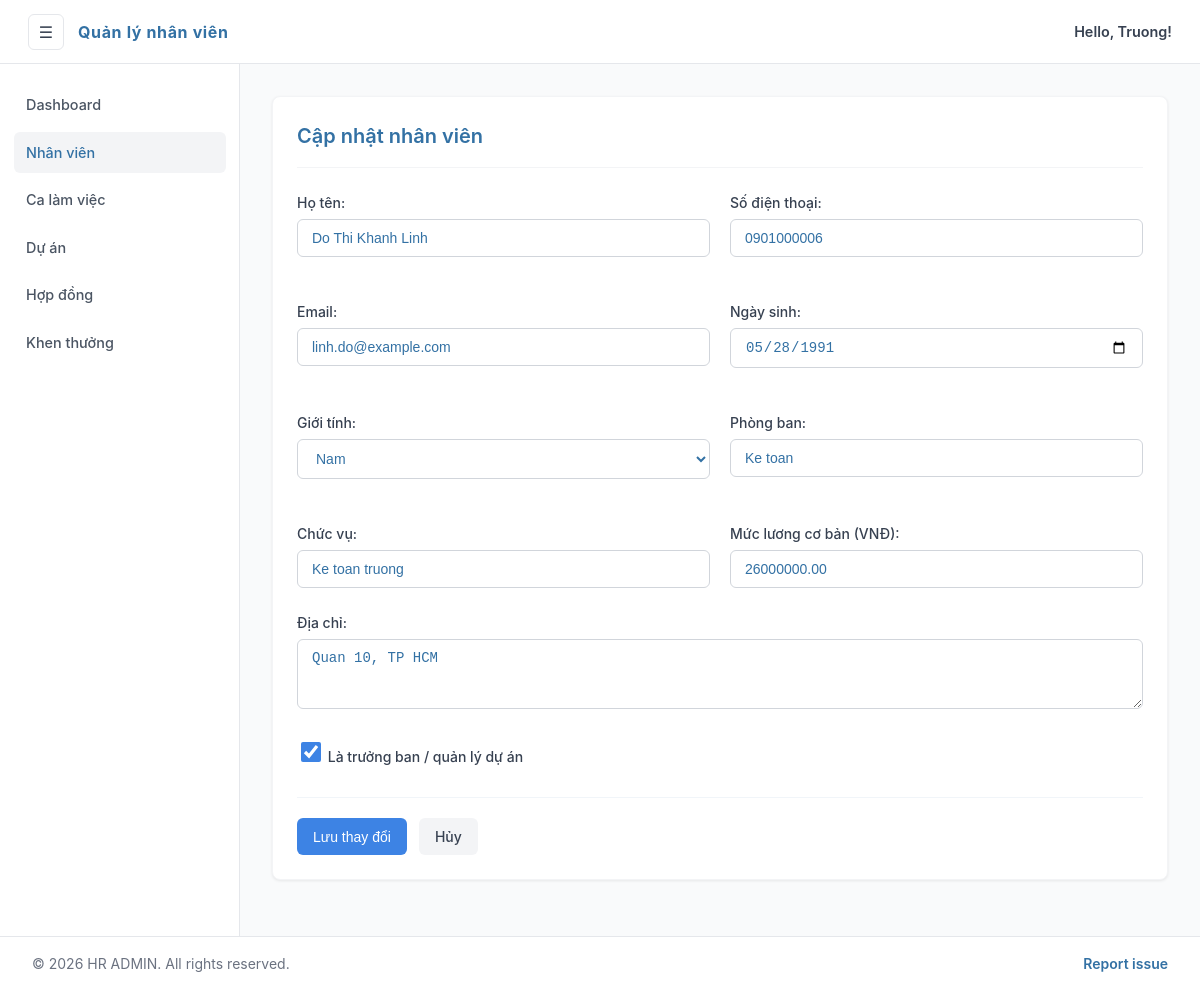
Screenshot of /php-web/nhan_vien/sua.php?id=6 with the database file from the repository.
### tables this page shows
CREATE TABLE IF NOT EXISTS Nhan_vien (
    id INT AUTO_INCREMENT PRIMARY KEY,
    ten VARCHAR(255) NOT NULL,
    sdt VARCHAR(15),
    email VARCHAR(255),
    dia_chi TEXT,
    ngay_sinh DATE,
    gioi_tinh VARCHAR(10),
    phong_ban VARCHAR(100),
    chuc_vu VARCHAR(100),
    truong_ban BOOLEAN DEFAULT FALSE,
    luong DECIMAL(15, 2)
);

### php-web/nhan_vien/sua.php (the view, shortened to what this page needs)
<?php
require_once '../includes/db_connect.php';
include '../includes/header.php';
$id = isset($_GET['id']) ? (int) $_GET['id'] : 0;
$stmt = $mysqli->prepare("SELECT * FROM Nhan_vien WHERE id = ?");
$stmt->bind_param("i", $id);
$stmt->execute();
$emp = $stmt->get_result()->fetch_assoc();
?>
<div class="card">
    <h2>Cập nhật nhân viên</h2>
    <form method="POST">
        <div class="form-grid-2">
            <div class="form-group">
                <label>Họ tên:</label>
                <input type="text" name="ten" class="form-control" value="<?= htmlspecialchars($emp['ten']) ?>" required>
            </div>
            <div class="form-group">
                <label>Số điện thoại:</label>
                <input type="text" name="sdt" class="form-control" value="<?= htmlspecialchars($emp['sdt']) ?>">
            </div>
            <div class="form-group">
                <label>Email:</label>
                <input type="email" name="email" class="form-control" value="<?= htmlspecialchars($emp['email']) ?>">
            </div>
            <div class="form-group">
                <label>Ngày sinh:</label>
                <input type="date" name="ngay_sinh" class="form-control" value="<?= htmlspecialchars($emp['ngay_sinh']) ?>">
            </div>
            <div class="form-group">
                <label>Giới tính:</label>
                <select name="gioi_tinh" class="form-control">
                    <option value="Nam" <?= $emp['gioi_tinh'] == 'Nam' ? 'selected' : '' ?>>Nam</option>
                </select>
            </div>
            <div class="form-group">
                <label>Phòng ban:</label>
                <input type="text" name="phong_ban" class="form-control" list="department-suggestions" value="<?= htmlspecialchars($emp['phong_ban']) ?>">
            </div>
            <div class="form-group">
                <label>Chức vụ:</label>
                <input type="text" name="chuc_vu" class="form-control" list="role-suggestions" value="<?= htmlspecialchars($emp['chuc_vu']) ?>">
            </div>
            <div class="form-group">
                <label>Mức lương cơ bản (VNĐ):</label>
                <input type="number" name="luong" class="form-control" value="<?= htmlspecialchars($emp['luong']) ?>">
            </div>
        </div>
        <div class="form-group">
            <label>Địa chỉ:</label>
            <textarea name="dia_chi" class="form-control" rows="3"><?= htmlspecialchars($emp['dia_chi']) ?></textarea>
        </div>
        <div class="form-group">
            <label class="inline-checkbox">
                <input type="checkbox" name="truong_ban" value="1" class="checkbox-lg"
                    <?= $emp['truong_ban'] ? 'checked' : '' ?>>
                Là trưởng ban / quản lý dự án
            </label>
        </div>
        <div class="form-actions">
            <button type="submit" class="btn btn-primary">Lưu thay đổi</button>
            <a href="index.php" class="btn btn-secondary">Hủy</a>
        </div>
    </form>
</div>
<?php include '../includes/footer.php'; ?>

### php-web/assets/css/style.css (style rules this page uses)
:root { --primary-color: #3d83e4; --primary-hover: #0a63d8; --success-color: #10b981; --danger-color: #ef4444; --warning-color: #f59e0b; --dark-color: #3371a4; --light-color: #6b7280; --light-bg: #f9fafb; --border-color: #e5e7eb; --sidebar-width: 240px; --sidebar-collapsed-width: 0px; --transition: all 0.2s ease; }
* { box-sizing: border-box; }
body { font-family: -apple-system, BlinkMacSystemFont, "Inter", "Segoe UI", Roboto, Helvetica, Arial, sans-serif; background-color: var(--light-bg); margin: 0; color: var(--dark-color); line-height: 1.5; }
a { color: inherit; }
.card { background: white; border-radius: 8px; box-shadow: 0 1px 3px 0 rgba(0, 0, 0, 0.08); padding: 24px; margin-bottom: 24px; border: 1px solid #f3f4f6; }
.card h2, .card h3 { margin-top: 0; color: var(--dark-color); font-weight: 600; font-size: 1.25rem; border-bottom: 1px solid #f3f4f6; padding-bottom: 16px; margin-bottom: 24px; }
.btn { padding: 8px 16px; border-radius: 6px; border: none; cursor: pointer; text-decoration: none; font-size: 0.875rem; font-weight: 500; display: inline-flex; align-items: center; justify-content: center; transition: var(--transition); gap: 6px; }
.btn-primary { background: var(--primary-color); color: white; }
.btn-secondary { background: #f3f4f6; color: #374151; }
.form-group { margin-bottom: 1.5rem; }
.form-group label { display: block; margin-bottom: 6px; font-weight: 500; font-size: 0.875rem; color: #374151; }
.form-control { width: 100%; max-width: 100%; padding: 10px 14px; border: 1px solid #d1d5db; border-radius: 6px; font-size: 0.875rem; transition: var(--transition); background-color: #fff; color: var(--dark-color); }
.form-grid-2 { display: grid; grid-template-columns: 1fr 1fr; gap: 20px; }
.form-actions { margin-top: 30px; padding-top: 20px; border-top: 1px solid #f1f5f9; display: flex; gap: 12px; }
.inline-checkbox, .checkbox-label-wide { display: inline-flex; align-items: center; gap: 10px; cursor: pointer; font-weight: 600; }
.checkbox-lg { width: 20px; height: 20px; accent-color: var(--primary-color); }

### rows the page displays
nhan_vien: ten "Do Thi Khanh Linh", sdt "0901000006", email "linh.do@example.com", ngay_sinh "05/28/1991", phong_ban "Ke toan", chuc_vu "Ke toan truong", luong "26000000.00", dia_chi "Quan 10, TP HCM", truong_ban "☑"

### other values shown
$item['label'] "Dashboard"
$item['label'] "Nhân viên"
$item['label'] "Ca làm việc"
$item['label'] "Dự án"
$item['label'] "Hợp đồng"
$item['label'] "Khen thưởng"
